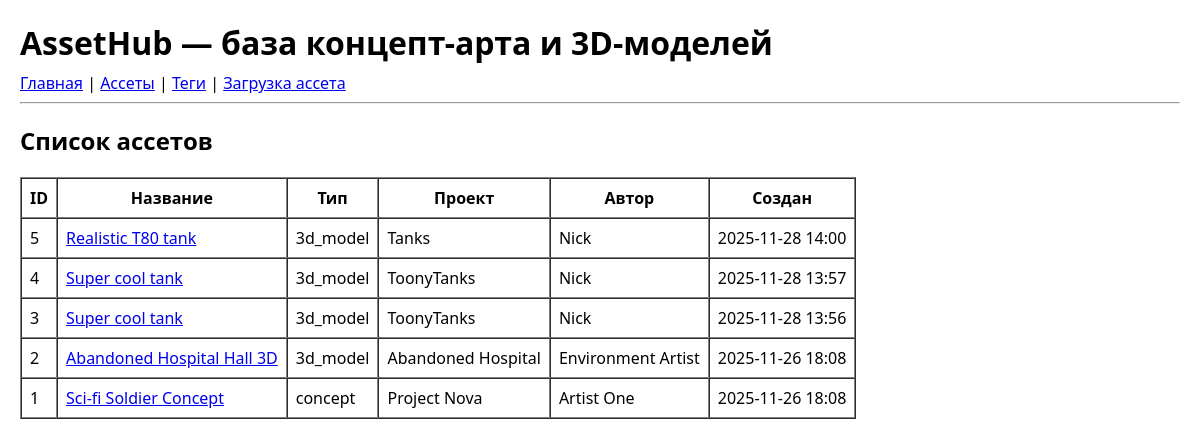
Before: /assets/ with the older database file.
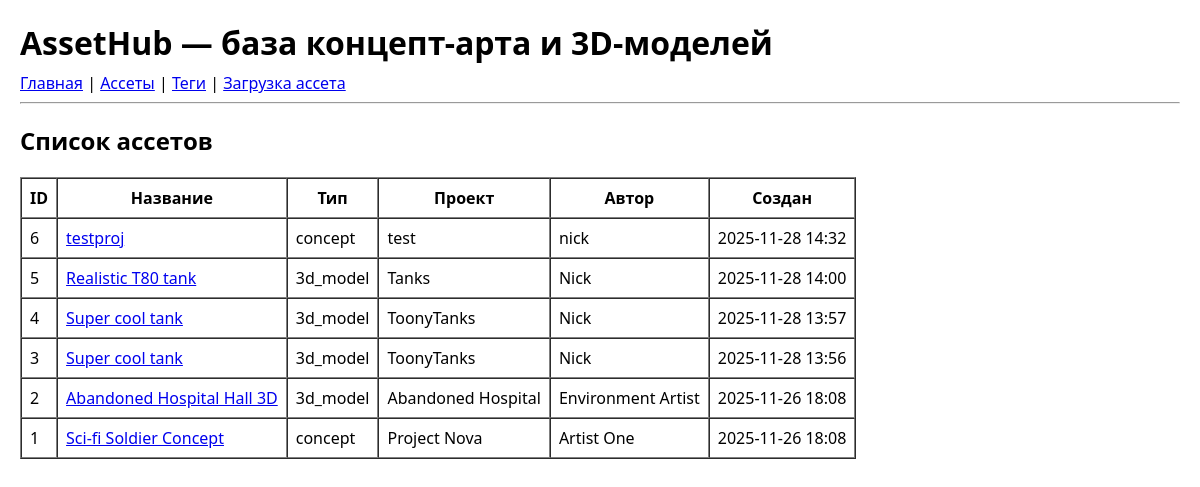
After: the same page with the newer database file.
### app/models/asset.py (models this page shows, shortened)
class Asset(db.Model):
    __tablename__ = "assets"
    id = db.Column(db.Integer, primary_key=True)
    title = db.Column(db.String(255), nullable=False)
    description = db.Column(db.Text)
    asset_type = db.Column(db.String(50), nullable=False)  # concept, 3d_model, texture и тд
    file_path = db.Column(db.String(512), nullable=False)
    preview_path = db.Column(db.String(512))
    project_name = db.Column(db.String(255))
    author_name = db.Column(db.String(255))
    created_at = db.Column(db.DateTime, default=datetime.utcnow)
    updated_at = db.Column(db.DateTime, onupdate=datetime.utcnow)
    tags = db.relationship(
        "Tag",
        secondary="asset_tags",
        back_populates="assets"
    )

### app/controllers/assets.py (the view)
@assets_bp.route("/")
@assets_bp.route("/")
def assets_list():
    tag_filter = request.args.get("tag")
    if tag_filter:
        assets = (
            Asset.query
            .join(Asset.tags)
            .filter(Tag.name == tag_filter)
            .order_by(Asset.created_at.desc())
            .all()
        )
    else:
        assets = Asset.query.order_by(Asset.created_at.desc()).all()
    return render_template("assets/list.html", assets=assets, tag_filter=tag_filter)

### app/templates/assets/list.html (shortened to what this page needs)
{% extends "base.html" %}
{% block content %}
<h2>Список ассетов</h2>
<table border="1" cellpadding="8" cellspacing="0">
    <thead>
    <tr>
        <th>ID</th>
        <th>Название</th>
        <th>Тип</th>
        <th>Проект</th>
        <th>Автор</th>
        <th>Создан</th>
    </tr>
    </thead>
    <tbody>
    {% for asset in assets %}
        <tr>
            <td>{{ asset.id }}</td>
            <td>
                <a href="{{ url_for('assets.asset_detail', asset_id=asset.id) }}">
                    {{ asset.title }}
                </a>
            </td>
            <td>{{ asset.asset_type }}</td>
            <td>{{ asset.project_name or "—" }}</td>
            <td>{{ asset.author_name or "—" }}</td>
            <td>
                {% if asset.created_at %}
                    {{ asset.created_at.strftime("%Y-%m-%d %H:%M") }}
                {% else %}
                    —
                {% endif %}
            </td>
        </tr>
    {% else %}
        <tr>
            <td colspan="6">Ассеты пока не добавлены.</td>
        </tr>
    {% endfor %}
    </tbody>
</table>
{% endblock %}

### app/templates/base.html (shortened to what this page needs)
<!doctype html>
<html lang="ru">
<head>
    <link rel="stylesheet" href="{{ url_for('static', filename='css/styles.css') }}">
</head>
<body>
<header>
    <h1>AssetHub — база концепт-арта и 3D-моделей</h1>
    <nav>
        <a href="/">Главная</a> |
        <a href="{{ url_for('assets.assets_list') }}">Ассеты</a> |
        <a href="{{ url_for('tags.tags_list') }}">Теги</a> |
        <a href="{{ url_for('assets.upload_form') }}">Загрузка ассета</a>
    </nav>
    <hr>
</header>
<main>
    {% block content %}{% endblock %}
</main>
</body>
</html>

### app/static/css/styles.css (style rules this page uses)
body { font-family: system-ui, -apple-system, BlinkMacSystemFont, "Segoe UI", sans-serif; margin: 20px; }
header h1 { margin-bottom: 0.5rem; }

Changed rows visible on the page:
added Asset: id "6", title "testproj", asset_type "concept", project_name "test", author_name "nick", created_at "2025-11-28 14:32"
